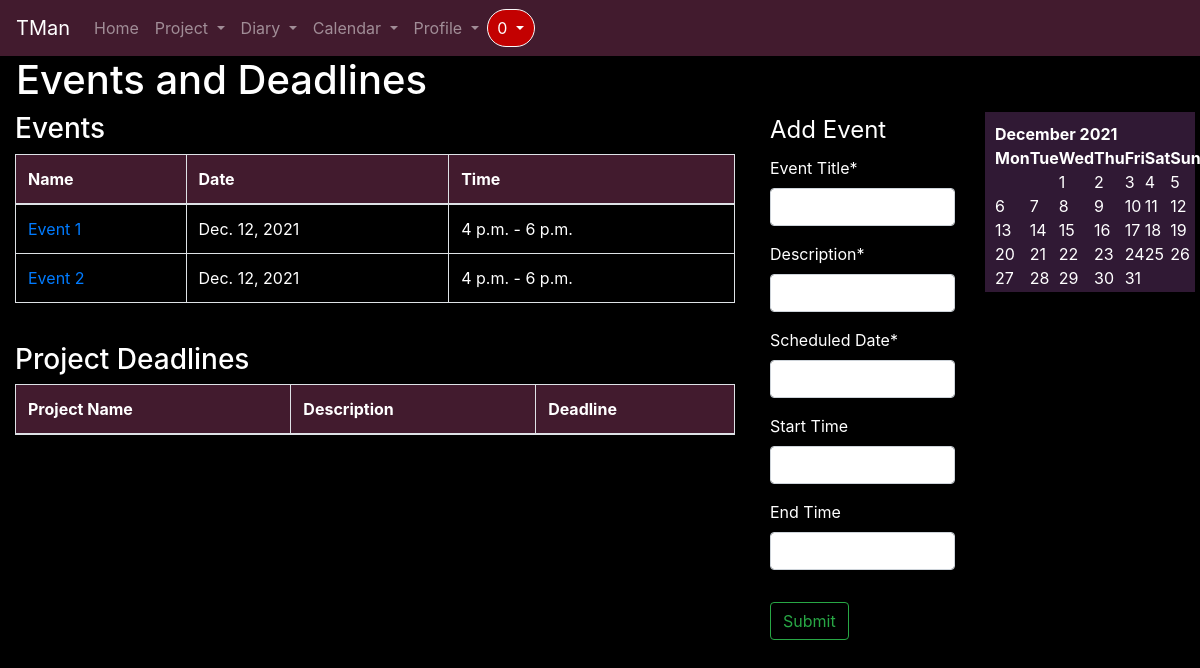
The page /calendar/2/ (signed in) on the database as committed earlier.
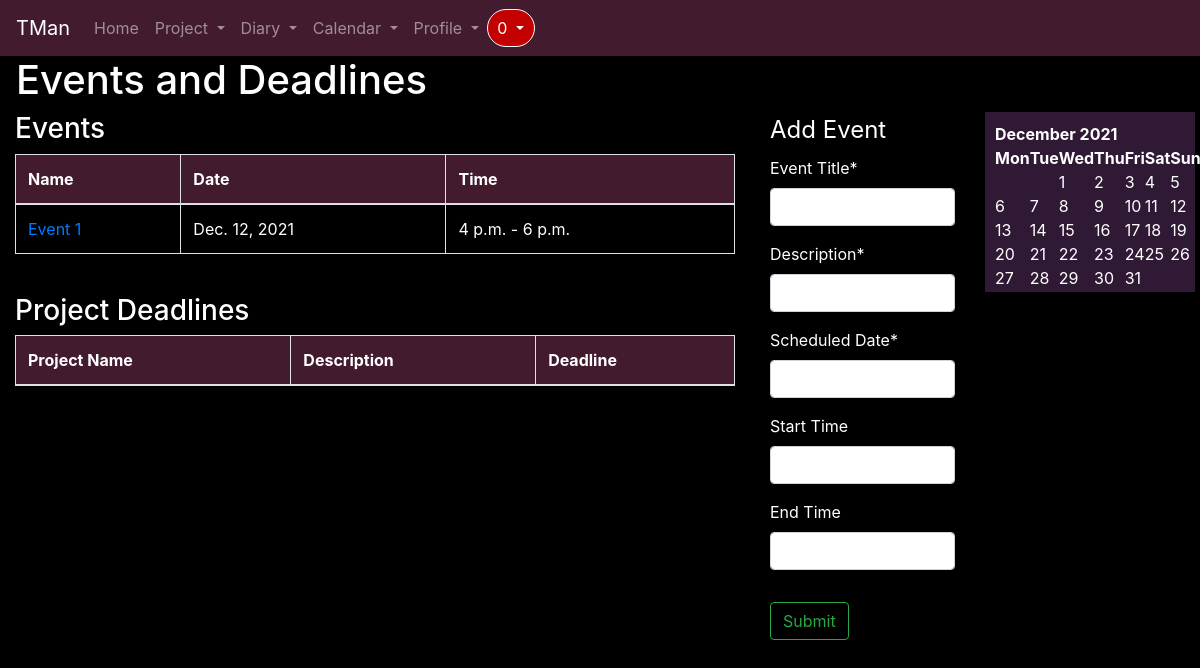
The same page on the database as committed later.
### cal/models.py (models this page shows, shortened)
class Event(models.Model):
    e_user = models.ForeignKey(User, related_name="user", on_delete=models.CASCADE)
    name = models.CharField(max_length=30)
    desc = models.TextField(max_length=100)
    date = models.DateField()
    start_t = models.TimeField(null=True, blank=True)
    end_t = models.TimeField(null=True, blank=True)

### cal/views.py (the view)
# urls.py: path('<int:pk>/', EventListView.as_view(), name='calendar-home'),
class EventListView(ListView):
    model = Event
    template_name = 'cal/home.html'
    context_object_name = 'events'
    ordering = ['-date']
    def get_context_data(self, **kwargs):
        context = super().get_context_data(**kwargs)
        context['e_form'] = EventForm()
        now = datetime.now()
        cal = HTMLCalendar().formatmonth(now.year, now.month)
        context['cal'] = cal
        context['events'] = Event.objects.filter(e_user=self.request.user, date__gte=now.date())
        tasks = Tasks.objects.filter(user=self.request.user, status="Incomplete", deadline__gte=now)
        context['tasks'] = tasks
        projects_id = []
        projects_title = []
        for task in tasks:
            projects_id.append(task.projects.pk)
            projects_title.append(task.projects.title)
        data = zip(tasks, projects_id, projects_title)
        context['data'] = data
        return context

### cal/forms.py
class EventForm(forms.ModelForm):
    name = forms.CharField(label="Title", max_length=30)
    desc = forms.CharField(label="Description",max_length=100)
    date = forms.DateField(required=True)
    start_t = forms.TimeField(required=False)
    end_t = forms.TimeField(required=False)
    class Meta:
        model = Event
        fields = ['name', 'desc', 'date', 'start_t', 'end_t']
    def __init__(self, *args, **kwargs):
        super(EventForm, self).__init__(*args, **kwargs)
        self.fields['name'].label = "Event Title"
        self.fields['desc'].label = "Description"
        self.fields['date'].label = "Scheduled Date"
        self.fields['start_t'].label = "Start Time"
        self.fields['end_t'].label = "End Time"

### projects/templatetags/custom_tags.py (called while the page is built)
@register.inclusion_tag('users/show_notifs.html', takes_context=True)
def show_notifs(context):
    request_user = context['request'].user
    notifs = Notification.objects.filter(to_user=request_user).exclude(notif_seen=True).order_by('-date')
    return {'notifs':notifs}

### cal/templates/cal/home.html (shortened to what this page needs)
{% extends "projects/base.html" %}
{% load crispy_forms_tags %}
{% load static %}
    {% block head %}
        <link rel="stylesheet" type="text/css" href="{% static 'cal/css/style.css' %}">
    {% endblock head %}
    {% block content %}
    <h1 class="ml-3 mb-2" style="color: white;">Events and Deadlines</h1>
    <div class="container-fluid">
        <div class="row">
            <div class="col" style="width: 750px; color: white;">
            <h3>Events</h3>
    <table class="table table-striped table-bordered" style="width: 750px;">
        <thead style="background-color: #421b2e; color: white;">
        <tr>
            <th>Name</th>
            <th>Date</th>
            <th>Time</th>
        </tr>
        </thead>
        {% for event in events %}
        <tr>
            <td><a class="article-title" href="{% url 'event-detail' event.id %}">{{ event.name }}</a></td>
            <td>{{ event.date }}</td>
            <td>{{ event.start_t }} - {{ event.end_t }}</td>
        </tr>
        {% endfor %}
    </table>
   <br>
    <h3 class="">Project Deadlines</h3>
    <table class="table table-striped table-bordered table-hover" style="width:750px;">
        <thead style="background-color: #421b2e; color: white;">
        <tr>
            <th>Project Name</th>
            <th>Description</th>
            <th>Deadline</th>
        </tr>
        </thead>
    </table>
</div>
    <div class="col" style="width: 400px; margin-left: 5px; color: white;">
        <form class="mb-2" method="POST" action="{% url 'event-create'%}">
        <fieldset class="form-group">
            <legend class="border-bottom-mb-4">Add Event</legend>
            {{ e_form|crispy }}
        </fieldset>
        <div class="form-group">
            <input type="submit" value="Submit" class="btn btn-outline-success">
        </div>
    </form>
</div>
    <div class="calendar" id="cal">
        {{ cal|safe }}
    </div>
    </div>
</div>
    {% endblock content %}

Rows that differ between the two databases and show on the page:
removed Event: name "Event 2", date "Dec. 12, 2021", start_t "4 p.m.", end_t "6 p.m."
